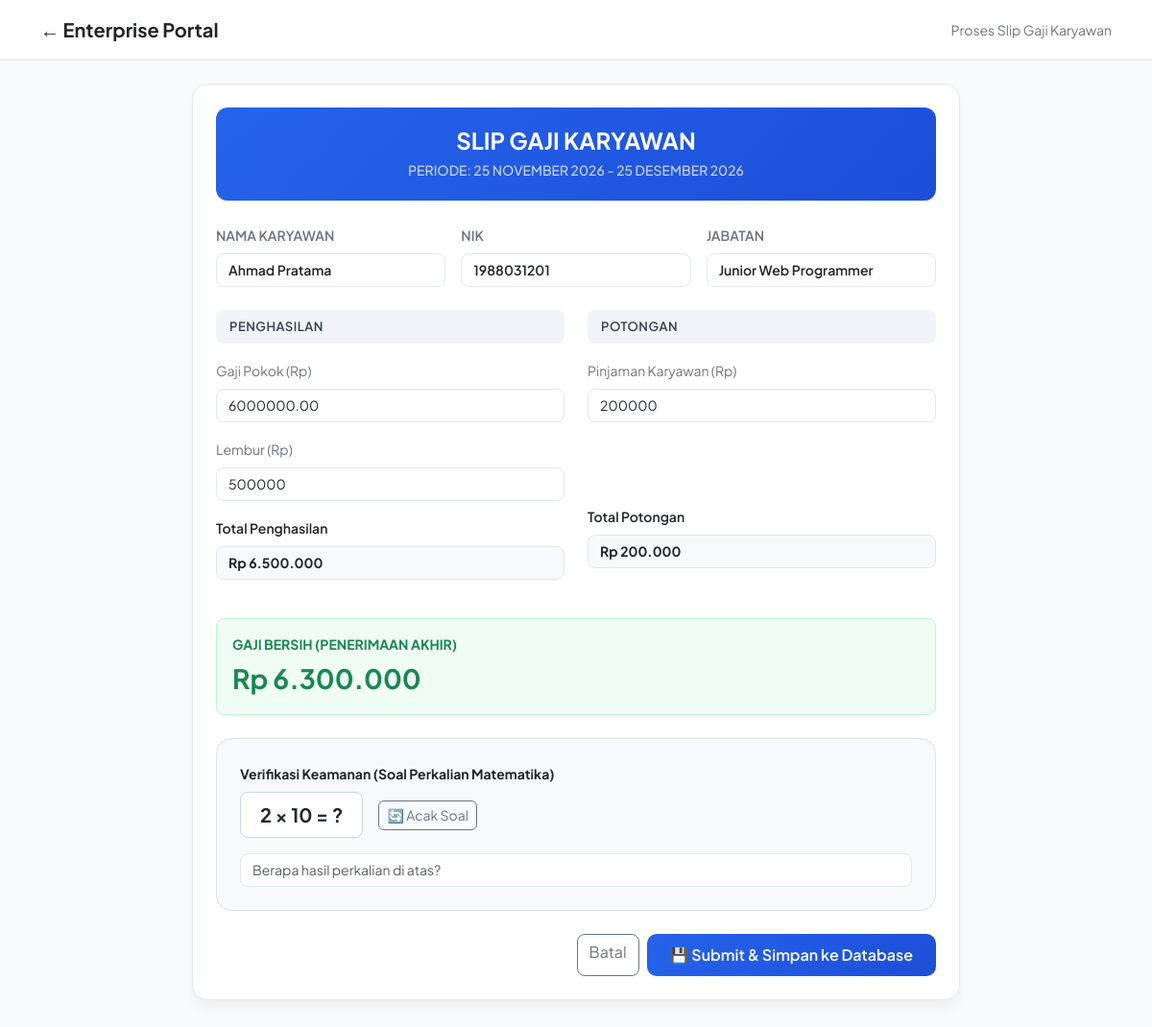
Page /periode.php?id=2 on the committed database.
### tables this page shows
CREATE TABLE `karyawan` (
  `id` int(11) NOT NULL,
  `nama` varchar(100) NOT NULL,
  `nik` varchar(50) NOT NULL,
  `email` varchar(100) NOT NULL,
  `jabatan` varchar(100) NOT NULL,
  `gaji_pokok` decimal(12,2) DEFAULT 0.00,
  `periode` varchar(100) DEFAULT '25 November 2026 - 25 Desember 2026',
  `created_at` timestamp NOT NULL DEFAULT current_timestamp()
);

### periode.php (the view, shortened to what this page needs)
<?php
include 'koneksi.php';
$id = $_GET['id'] ?? 0;
$query = mysqli_query($koneksi, "SELECT * FROM karyawan WHERE id = '$id'");
$karyawan = mysqli_fetch_assoc($query);
$nama       = $karyawan['nama'] ?? 'Anka Iccong Saputra';
$nik        = $karyawan['nik'] ?? '320501230045';
$jabatan    = $karyawan['jabatan'] ?? 'Junior Web Programmer';
$gajiPokok = $karyawan['gaji_pokok'] ?? 4500000;
$periode    = $karyawan['periode'] ?? '25 November 2026 - 25 Desember 2026';
?>
<!DOCTYPE html>
<html lang="id">
<head>
    <link href="https://cdn.jsdelivr.net/npm/bootstrap@5.3.0/dist/css/bootstrap.min.css" rel="stylesheet">
</head>
<body>
<nav class="navbar navbar-custom py-3 mb-4">
    <div class="container">
        <a href="dashboard.php" class="text-decoration-none fw-bold text-dark fs-5">← Enterprise Portal</a>
        <span class="small text-secondary">Proses Slip Gaji Karyawan</span>
    </div>
</nav>
<div class="container mb-5">
    <div class="slip-card p-4" id="slipContent">
        <div class="header-bg text-center mb-4">
            <h4 class="fw-bold mb-1">SLIP GAJI KARYAWAN</h4>
            <small class="opacity-75 fw-medium text-uppercase tracking-wide">PERIODE: <?php echo htmlspecialchars($periode); ?></small>
        </div>
        <form id="gajiForm" action="dashboard.php" method="POST" onsubmit="return handleFormSubmit(event)">
            <div class="row g-3 mb-4">
                <div class="col-md-4">
                    <label class="form-label small fw-semibold text-secondary">NAMA KARYAWAN</label>
                    <input type="text" class="form-control fw-semibold" id="nama" value="<?php echo htmlspecialchars($nama); ?>" readonly>
                </div>
                <div class="col-md-4">
                    <label class="form-label small fw-semibold text-secondary">NIK</label>
                    <input type="text" class="form-control fw-semibold" id="nik" value="<?php echo htmlspecialchars($nik); ?>" readonly>
                </div>
                <div class="col-md-4">
                    <label class="form-label small fw-semibold text-secondary">JABATAN</label>
                    <input type="text" class="form-control fw-semibold" id="jabatan" value="<?php echo htmlspecialchars($jabatan); ?>" readonly>
                </div>
            </div>
            <div class="row g-4 mb-4">
                <div class="col-md-6">
                    <div class="section-title mb-3">PENGHASILAN</div>
                    <div class="mb-3">
                        <label class="form-label small text-secondary">Gaji Pokok (Rp)</label>
                        <input type="number" name="gaji_pokok" class="form-control" id="gajiPokok" value="<?php echo $gajiPokok; ?>" oninput="hitungGaji()" required>
                    </div>
                    <div class="mb-3">
                        <label class="form-label small text-secondary">Lembur (Rp)</label>
                        <input type="number" class="form-control" id="lembur" value="500000" oninput="hitungGaji()">
                    </div>
                    <div class="mb-3">
                        <label class="form-label small fw-semibold text-dark">Total Penghasilan</label>
                        <input type="text" class="form-control fw-bold bg-light" id="totalPenghasilan" readonly>
                    </div>
                </div>
                <div class="col-md-6">
                    <div class="section-title mb-3">POTONGAN</div>
                    <div class="mb-3">
                        <label class="form-label small text-secondary">Pinjaman Karyawan (Rp)</label>
                        <input type="number" class="form-control" id="pinjaman" value="200000" oninput="hitungGaji()">
                    </div>
                    <div class="mb-3" style="margin-top: 86px;">
                        <label class="form-label small fw-semibold text-dark">Total Potongan</label>
                        <input type="text" class="form-control fw-bold bg-light" id="totalPotongan" readonly>
                    </div>
                </div>
            </div>
            <div class="mb-4 p-3 rounded-3" style="background: #f0fdf4; border: 1.5px solid #bbf7d0;">
                <label class="form-label small fw-bold text-success d-block mb-1">GAJI BERSIH (PENERIMAAN AKHIR)</label>
                <input type="text" class="form-control border-0 bg-transparent fw-bold fs-3 text-success p-0" id="gajiBersih" readonly>
            </div>
            <div class="p-4 bg-light rounded-4 mb-4 border" id="captchaSection">
                <label class="form-label small fw-bold text-dark mb-2">Verifikasi Keamanan (Soal Perkalian Matematika)</label>
                <div class="d-flex align-items-center gap-3 mb-3">
                    <span id="captchaSoal" class="captcha-box"></span>
                    <button type="button" class="btn btn-sm btn-outline-secondary rounded-2" onclick="generateCaptchaPerkalian()">🔄 Acak Soal</button>
                </div>
                <input type="number" id="captchaInput" class="form-control" placeholder="Berapa hasil perkalian di atas?" required>
            </div>
            <div class="d-flex gap-2 justify-content-end" id="actionButtons">
                <a href="dashboard.php" class="btn btn-outline-secondary rounded-3">Batal</a>
                <button type="submit" class="btn btn-submit-main">💾 Submit & Simpan ke Database</button>
            </div>
        </form>
    </div>
</div>
</body>
</html>

### periode.php (style rules this page uses)
body { font-family: 'Plus Jakarta Sans', sans-serif; background-color: #f8fafc; color: #0f172a; }
.navbar-custom { background: #ffffff; border-bottom: 1px solid #e2e8f0; }
.slip-card { background: #ffffff; border: 1px solid #e2e8f0; border-radius: 16px; box-shadow: 0 10px 15px -3px rgba(0,0,0,0.05); max-width: 800px; margin: 0 auto; }
.header-bg { background: linear-gradient(135deg, #2563eb 0%, #1d4ed8 100%); color: #ffffff; border-radius: 12px; padding: 20px; }
.section-title { background: #f1f5f9; color: #334155; padding: 8px 14px; font-weight: 600; font-size: 13px; border-radius: 8px; letter-spacing: 0.5px; }
.form-control { border: 1.5px solid #e2e8f0; border-radius: 8px; font-size: 14px; }
.captcha-box { font-weight: 700; background: #ffffff; color: #1e293b; font-size: 20px; padding: 8px 20px; border-radius: 8px; border: 1.5px solid #cbd5e1; user-select: none; display: inline-block; }
.btn-submit-main { background: linear-gradient(135deg, #2563eb 0%, #1d4ed8 100%); color: white; font-weight: 600; border: none; border-radius: 10px; padding: 10px 24px; transition: all 0.2s; }

### rows in the picture
karyawan: periode "25 NOVEMBER 2026 - 25 DESEMBER 2026", nama "Ahmad Pratama", nik "1988031201", jabatan "Junior Web Programmer", gaji_pokok "6000000.00"
